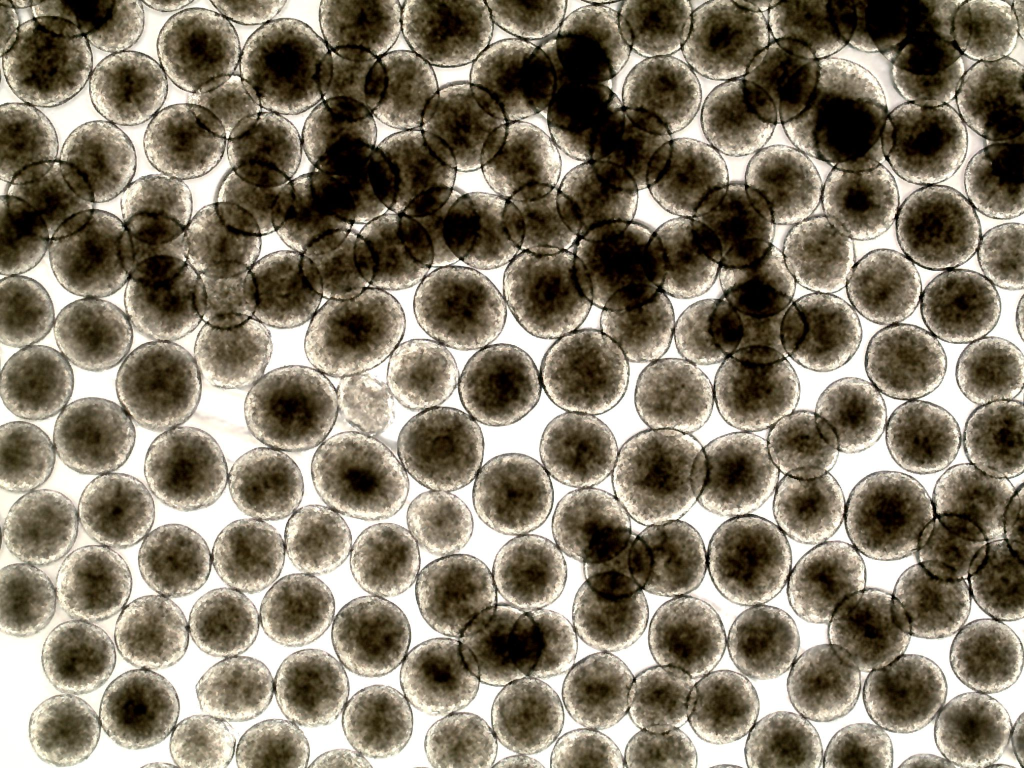
#> input picture input/30.jpg, 2048 x 1536 px (shown at 1/2 size)
$ python -i foreground.py   (imports and definitions only)
#> lines starting #> are read from the running program, lines starting #| are printed output that depends on the picture; after the words box and inside, x2 and y2 are one past the last pixel; in counts of white or black regions, pixels touching at a corner belong together
"""Classic (non-ML) image analysis that supports Cellpose for brightfield organoid images:
estimating the typical organoid size, and recovering solid dark organoids Cellpose missed.

Assumes organoids are darker than the background (brightfield). The image alone can't tell
reliably which side is background: in densely packed wells the image border is mostly dark
organoids, and touching organoids form one connected dark network (both rules failed on more
than a third of the reference images). So dark objects are assumed, unless Cellpose's outlines
show otherwise (then the fallback does nothing). Use --no-auto-size for non-brightfield images.
"""

from __future__ import annotations

import cv2
import numpy as np
from scipy import ndimage

# Rescued blobs must be at least this solid (area / convex hull area). One organoid is ~0.95+;
# clusters of touching organoids and shadows are lower.
RESCUE_MIN_SOLIDITY = 0.9
# ...and at least this fraction of the typical organoid diameter.
RESCUE_MIN_RELATIVE_SIZE = 0.5


# [10 lines left out: function to_gray8, not called in this run]


def dark_foreground(gray: np.ndarray, masks: np.ndarray | None = None, fill_holes: bool = True) -> np.ndarray | None:
    """Pixels darker than the background (Otsu threshold).

    ``fill_holes`` fills enclosed light areas (e.g. a see-through organoid's centre); note that
    it also fills background gaps fully enclosed by a ring of touching organoids.

    Returns None if ``masks`` (Cellpose's outlines) show objects that are *not* darker than the
    unlabelled background. Without masks, dark objects are assumed (brightfield).
    """
    g = cv2.GaussianBlur(gray, (5, 5), 0)
    t, _ = cv2.threshold(g, 0, 255, cv2.THRESH_BINARY + cv2.THRESH_OTSU)
    if masks is not None and (masks > 0).any() and (masks == 0).any():
        if np.median(g[masks > 0]) >= np.median(g[masks == 0]):
            return None
    fg = ndimage.binary_opening(g < t, iterations=2)
    return ndimage.binary_fill_holes(fg) if fill_holes else fg


def estimate_diameter_px(gray: np.ndarray) -> float | None:
    """Typical organoid diameter in pixels, from the dark foreground's distance transform.

    Each organoid's centre is a local maximum of the distance to the background, even when
    organoids touch. The area-weighted median of those radii is the size of the organoids that
    cover most of the foreground. Runs on a 512 px copy (~10 ms). Returns None if there is no
    usable dark foreground. On the reference data it was within 0.9-1.3x of the size Cellpose finds.
    """
    h, w = gray.shape
    s = 512 / max(h, w)
    small = cv2.resize(gray, (max(1, int(w * s)), max(1, int(h * s))), interpolation=cv2.INTER_AREA)
    # No hole filling: in densely packed wells it would merge whole clusters into one blob.
    fg = dark_foreground(small, fill_holes=False)
    if fg is None or not fg.any():
        return None
    fg = ndimage.binary_opening(fg, iterations=1)
    dt = ndimage.distance_transform_edt(fg)
    ys, xs = np.nonzero((dt == ndimage.maximum_filter(dt, size=7)) & (dt >= 2))
    if ys.size == 0:
        return None
    # One peak per organoid: a large organoid has a ridge of several local maxima, which would
    # otherwise each count as an organoid. Keep a peak only if no larger kept peak covers it.
    order = np.argsort(-dt[ys, xs])
    kept_xy, kept_r = [], []
    for i in order[:5000]:
        p, r = np.array([xs[i], ys[i]], float), dt[ys[i], xs[i]]
        if kept_xy and np.any(np.hypot(*(np.array(kept_xy) - p).T) < np.array(kept_r)):
            continue
        kept_xy.append(p)
        kept_r.append(r)
    radii = np.sort(np.array(kept_r))
    cum = np.cumsum(radii**2)
    r = radii[np.searchsorted(cum, cum[-1] / 2)]
    return float(2 * r / s)


# [36 lines left out: function add_missed_dark_blobs, not called in this run]

>>> import cv2
>>> picture = cv2.imread('../input/30.jpg', cv2.IMREAD_GRAYSCALE)
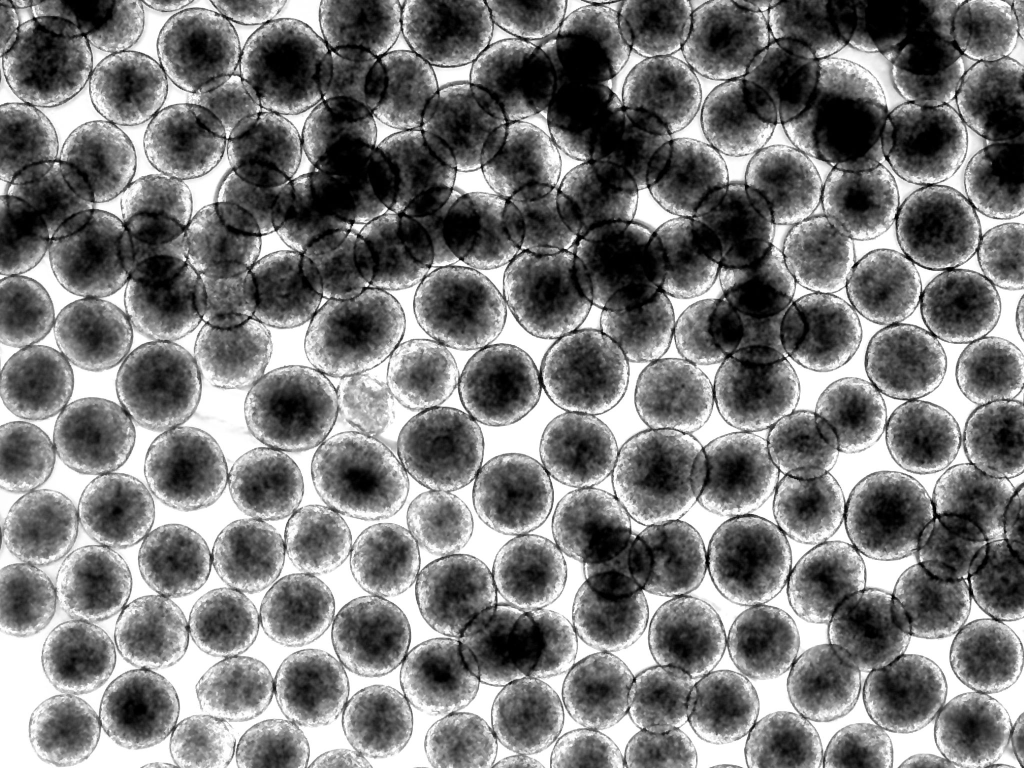
#> picture: shape (1536, 2048) (shown at 1/2 size); min 0, max 255, mean 119.7
>>> result = estimate_diameter_px(picture)
#> in estimate_diameter_px, `small = cv2.resize(gray, (max(1, int(w * s)), max(1, int(h * s))), int..`:
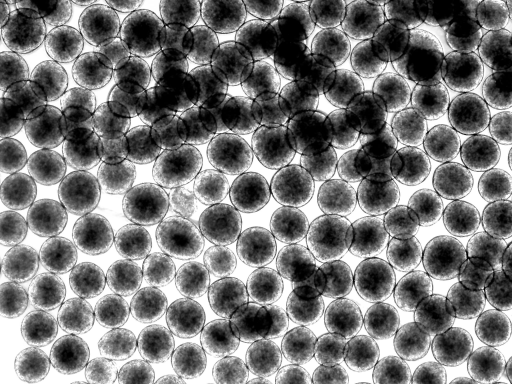
#> small: shape (384, 512); min 0, max 255, mean 119.7
#> in dark_foreground, `g = cv2.GaussianBlur(gray, (5, 5), 0)`:
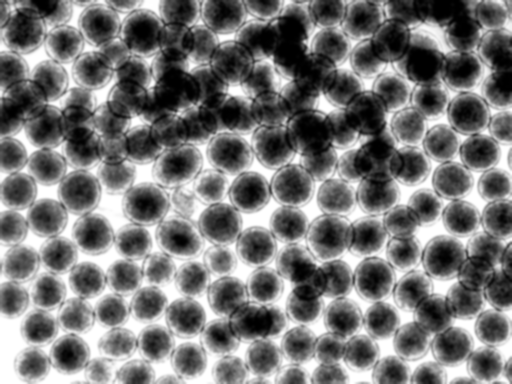
#> g: shape (384, 512); min 0, max 255, mean 119.7
#> in dark_foreground, `t, _ = cv2.threshold(g, 0, 255, cv2.THRESH_BINARY + cv2.THRESH_OTSU)`: t = 127
#> in dark_foreground, `fg = ndimage.binary_opening(g < t, iterations=2)`:
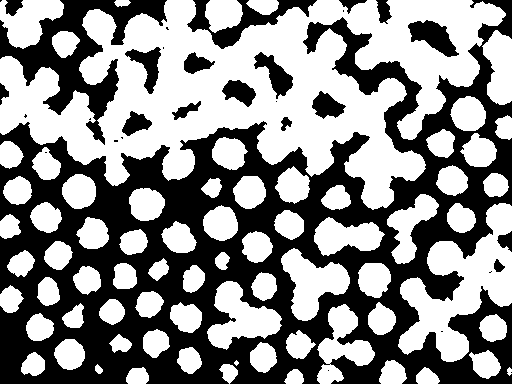
#> fg: shape (384, 512) bool; 54.3% white; 32 black regions (14 under 20 px), largest, box (x1, y1, x2, y2) and area: (0, 0, 512, 384) 75201, (0, 0, 167, 145) 7007, (187, 0, 317, 49) 1878
#> in estimate_diameter_px, `dt = ndimage.distance_transform_edt(fg)`:
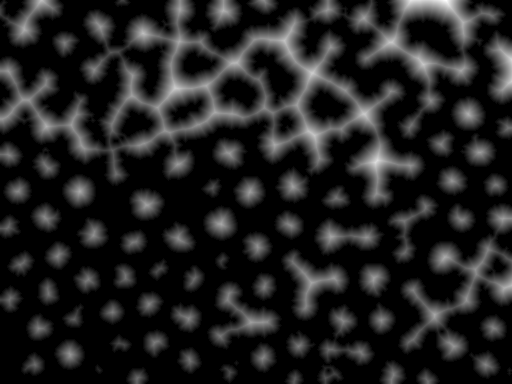
#> dt: shape (384, 512) float64; min 0, max 24.52, mean 3.3; drawn with min black and max white
#> in estimate_diameter_px, `ys, xs = np.nonzero((dt == ndimage.maximum_filter(dt, size=7)) & (dt >..`: ys = 247 values from 0 to 381; xs = 247 values, max 511 at index 47, min 0 at index 14, mean 247.8
#> in estimate_diameter_px, `order = np.argsort(-dt[ys, xs])`: order = 247 values, max 246 at index 195, min 0 at index 13, mean 123
#> the loop in estimate_diameter_px, `for i in order[:5000]:` made 247 passes
#> (i, p, r) on passes 1 to 3: (8, [446, 0], 24.52), (6, [410, 0], 21.84), (7, [411, 0], 21.84)
#> after the loop in estimate_diameter_px, `for i in order[:5000]:`: kept_r = 167 values, max 24.52 at index 0, min 2.24 at index 164, mean 12.75; kept_xy = 167 pairs, first value 0 to 511, second value 0 to 381
#> in estimate_diameter_px, `radii = np.sort(np.array(kept_r))`: radii = 167 values from 2.24 to 24.52
#> in estimate_diameter_px, `cum = np.cumsum(radii**2)`: cum = 167 values from 5 to 29684
#> result = 114.5

$ run again, on input/36.jpg
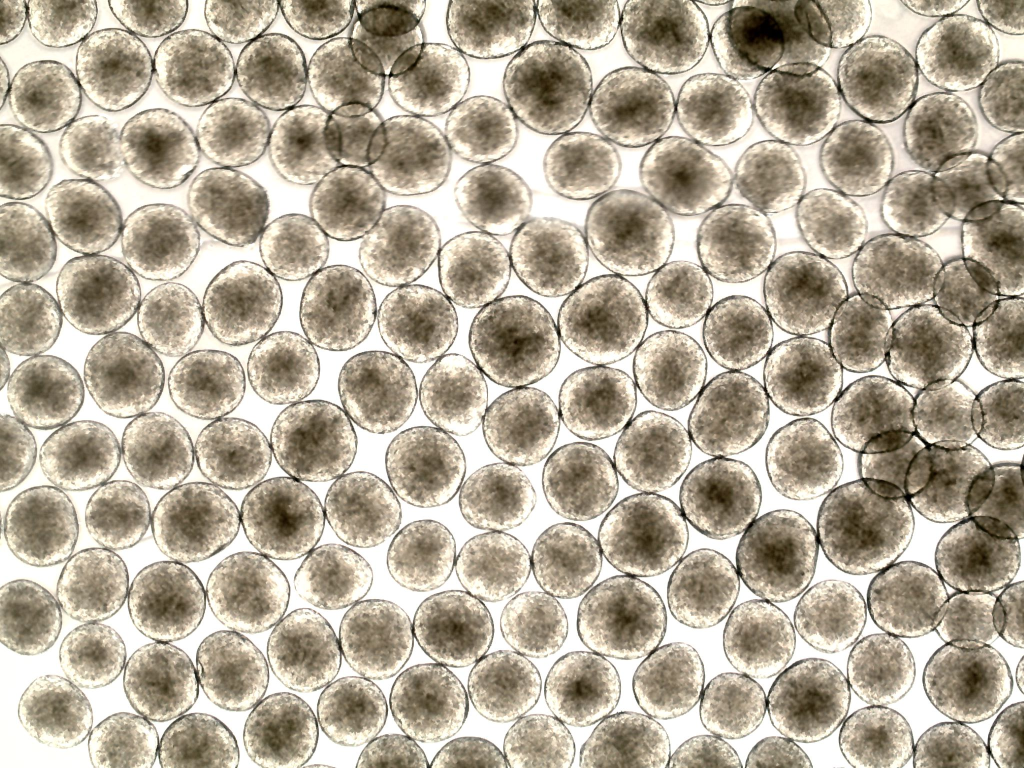
#> input picture input/36.jpg, 2048 x 1536 px (shown at 1/2 size)
#> t = 169
#> in dark_foreground, `fg = ndimage.binary_opening(g < t, iterations=2)`:
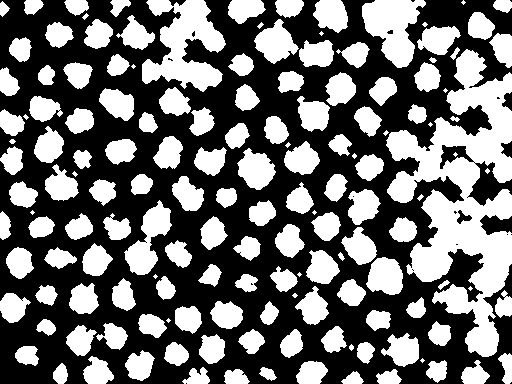
#> fg: shape (384, 512) bool; 42.9% white; 152 white regions (21 under 20 px), largest, box (x1, y1, x2, y2) and area: (386, 49, 512, 357) 16921, (142, 0, 226, 92) 4195, (362, 0, 426, 68) 2599
#> in estimate_diameter_px, `dt = ndimage.distance_transform_edt(fg)`:
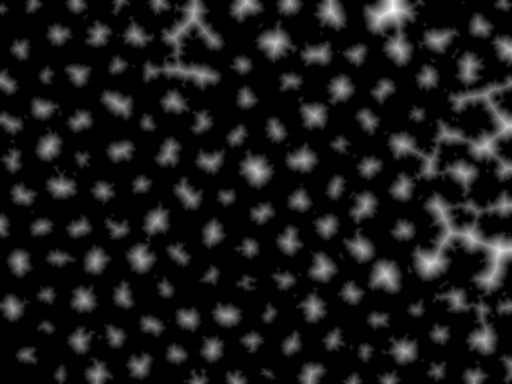
#> dt: shape (384, 512) float64; min 0, max 20.12, mean 2; drawn with min black and max white
#> ys = 343 values from 0 to 383; xs = 343 values, max 511 at index 48, min 0 at index 74, mean 285
#> order = 343 values, max 342 at index 182, min 0 at index 201, mean 171
#> the loop in estimate_diameter_px, `for i in order[:5000]:` made 343 passes
#> (i, p, r) on passes 1 to 3: (15, [392, 9], 20.12), (16, [393, 9], 20.12), (226, [499, 250], 17.72)
#> after the loop in estimate_diameter_px, `for i in order[:5000]:`: kept_r = 230 values, max 20.12 at index 0, min 2.24 at index 182, mean 8.37; kept_xy = 230 pairs, first value 0 to 511, second value 0 to 383
#> radii = 230 values from 2.24 to 20.12
#> cum = 230 values from 5 to 20378
#> in estimate_diameter_px, `r = radii[np.searchsorted(cum, cum[-1] / 2)]`: r = 11.66
#> result = 93.3

$ run again, on input/52.jpg
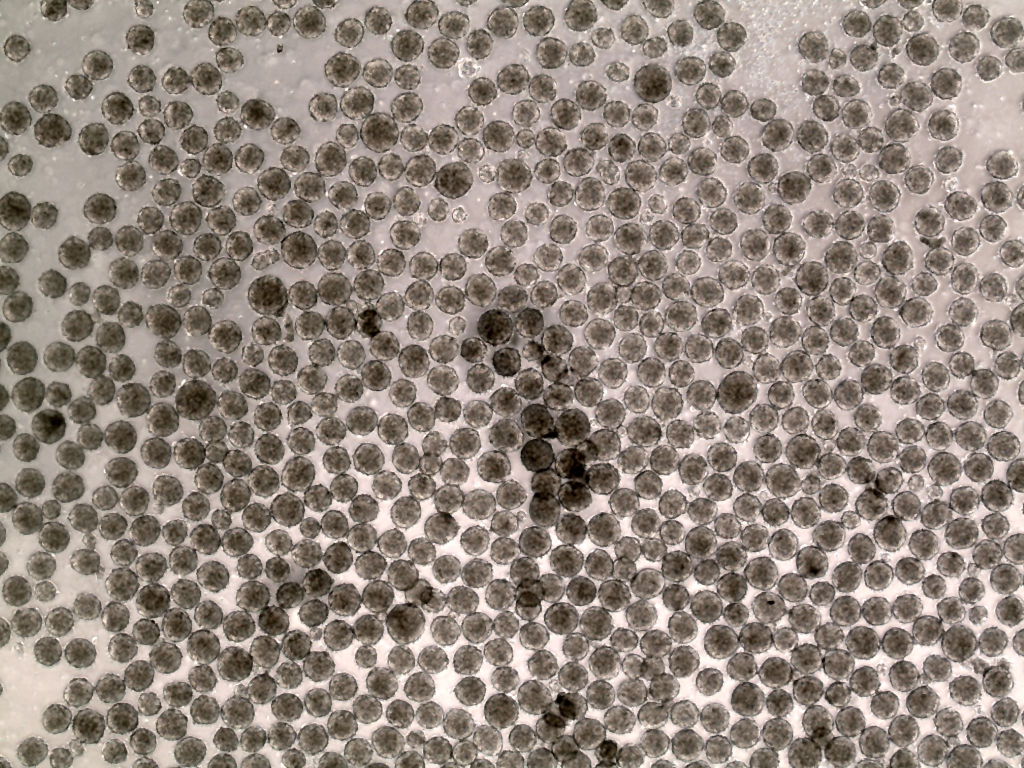
#> input picture input/52.jpg, 2048 x 1536 px (shown at 1/2 size)
#> t = 139
#> in dark_foreground, `fg = ndimage.binary_opening(g < t, iterations=2)`:
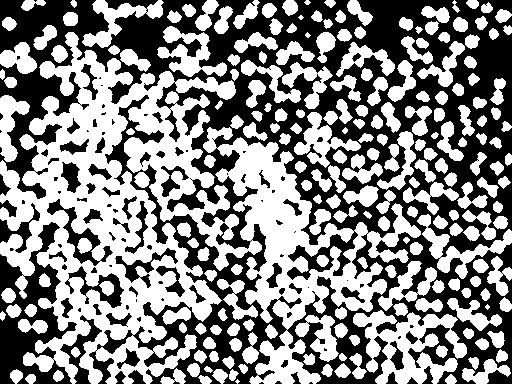
#> fg: shape (384, 512) bool; 52.5% white; 108 black regions (47 under 20 px), largest, box (x1, y1, x2, y2) and area: (0, 0, 512, 384) 78498, (0, 222, 77, 384) 5280, (47, 199, 113, 266) 957
#> in estimate_diameter_px, `dt = ndimage.distance_transform_edt(fg)`:
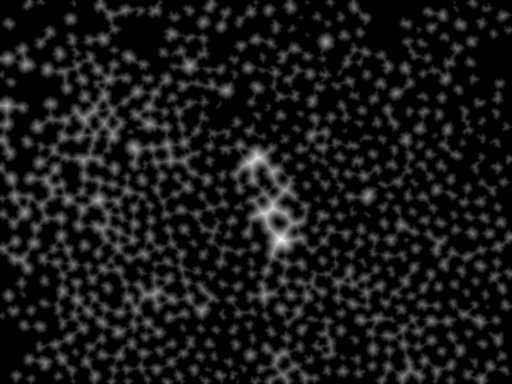
#> dt: shape (384, 512) float64; min 0, max 15, mean 1.48; drawn with min black and max white
#> ys = 1136 values from 0 to 383; xs = 1136 values, max 510 at index 774, min 0 at index 163, mean 264.4
#> order = 1136 values, max 1135 at index 408, min 0 at index 1042, mean 567.5
#> the loop in estimate_diameter_px, `for i in order[:5000]:` made 1136 passes
#> (i, p, r) on passes 1 to 3: (664, [280, 239], 15), (407, [257, 157], 13.04), (598, [265, 213], 12.37)
#> after the loop in estimate_diameter_px, `for i in order[:5000]:`: kept_r = 718 values, max 15 at index 0, min 2.24 at index 707, mean 5.82; kept_xy = 718 pairs, first value 0 to 510, second value 1 to 383
#> radii = 718 values from 2.24 to 15
#> cum = 718 values from 5 to 25755
#> in estimate_diameter_px, `r = radii[np.searchsorted(cum, cum[-1] / 2)]`: r = 6.32
#> result = 50.6

$ run again, on input/KS213728.jpg
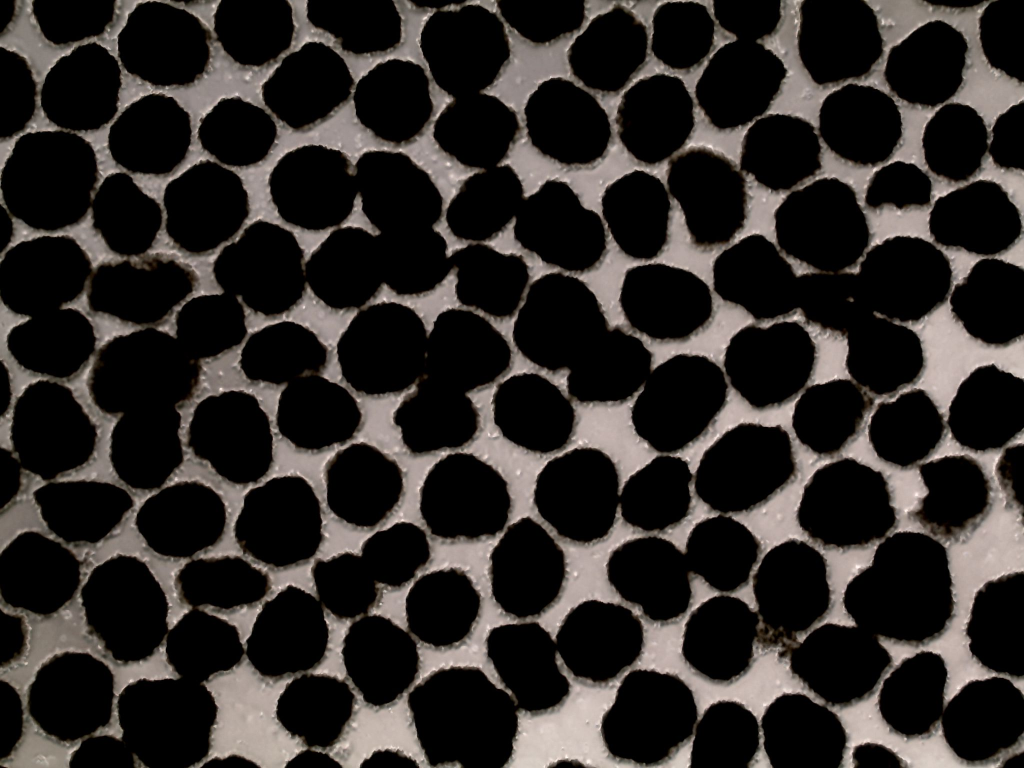
#> input picture input/KS213728.jpg, 2048 x 1536 px (shown at 1/2 size)
#> t = 71
#> in dark_foreground, `fg = ndimage.binary_opening(g < t, iterations=2)`:
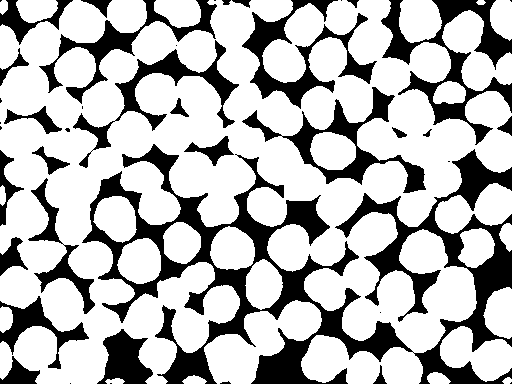
#> fg: shape (384, 512) bool; 71.7% white; 42 black regions (15 under 20 px), largest, box (x1, y1, x2, y2) and area: (82, 144, 512, 384) 26972, (381, 0, 512, 145) 5117, (242, 0, 377, 109) 3794
#> in estimate_diameter_px, `dt = ndimage.distance_transform_edt(fg)`:
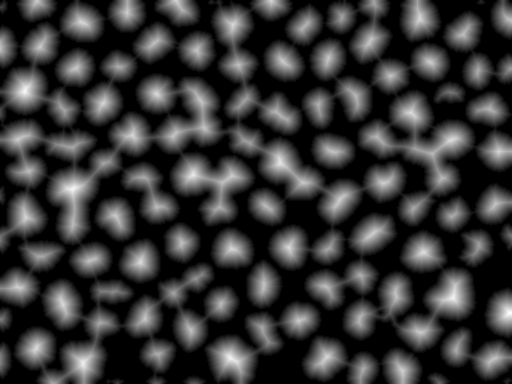
#> dt: shape (384, 512) float64; min 0, max 24.08, mean 5.2; drawn with min black and max white
#> ys = 203 values from 0 to 383; xs = 203 values, max 511 at index 16, min 0 at index 31, mean 245
#> order = 203 values, max 202 at index 178, min 0 at index 35, mean 101
#> the loop in estimate_diameter_px, `for i in order[:5000]:` made 203 passes
#> (i, p, r) on passes 1 to 3: (165, [509, 313], 24.08), (164, [509, 312], 24.08), (45, [24, 91], 23.6)
#> after the loop in estimate_diameter_px, `for i in order[:5000]:`: kept_r = 125 values, max 24.08 at index 0, min 2.83 at index 124, mean 16.89; kept_xy = 125 pairs, first value 0 to 511, second value 0 to 383
#> radii = 125 values from 2.83 to 24.08
#> cum = 125 values from 8 to 38148
#> in estimate_diameter_px, `r = radii[np.searchsorted(cum, cum[-1] / 2)]`: r = 18.79
#> result = 150.3
